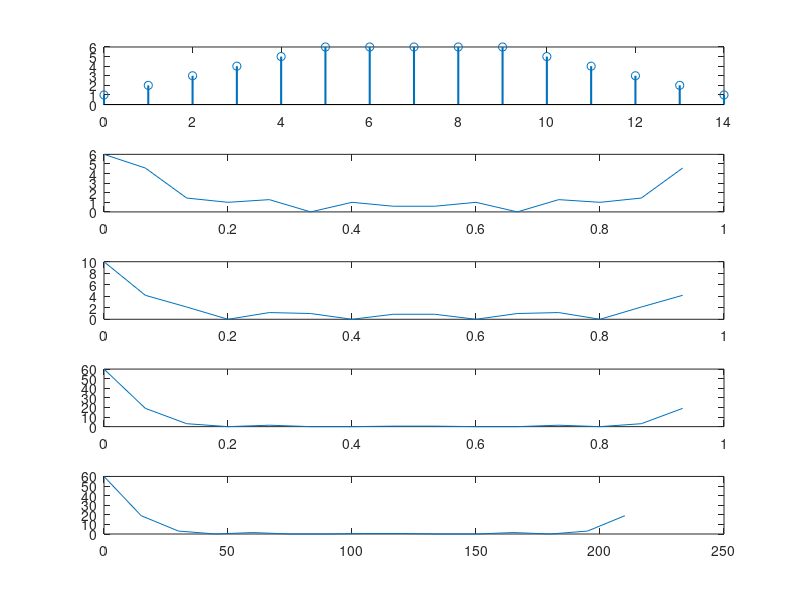

Recreate this plot in MATLAB.
hn = [1,1,1,1,1,1,1,1,1,1];
xn = [1,1,1,1,1,1];

nh = 0:9;
nx = 0:5;
ny1 = nx(1)  + nh(1);
ny2 = nx(end) +nh(end);
ny = ny1:ny2;

yn = conv(xn,hn);
figure(2);
%第一题
subplot(511);
stem(ny,yn,"LineWidth",1.5);

%第二题
N = length(yn);
X = fft(xn,N);
H = fft(hn,N);
Y = fft(yn,N);
Y2 = X.*H;
subplot(512);
plot((0:length(X)-1) / (length(X)),abs(X))
subplot(513);
plot((0:length(H)-1) / (length(H)),abs(H))
subplot(514);
plot((0:length(Y)-1) / (length(Y)),abs(Y))
subplot(515);
plot((0:length(Y2)-1) * (length(Y2)),abs(Y2))
